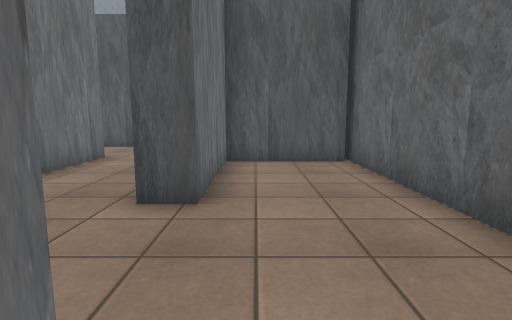
[1] (above)

17 first-person views from a walk through a 3-D level made in the Unity game engine. The camera is 1.2 m above the floor, tilts 8° down and sees 80° across. The floor is counted in squares, 1 m on a side. Each view is taken from the middle of a square. On the plan, view 1 faces up. The plan holds only what a view shows up to about 13 squares ahead; the rest is blank. The place goes on beyond the plan. The player is left out. Some surface patterns are stand-ins.

[2]
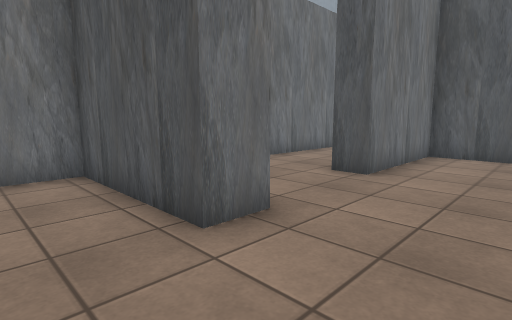

[3]
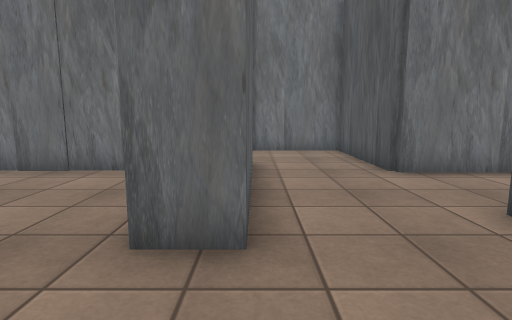

[4]
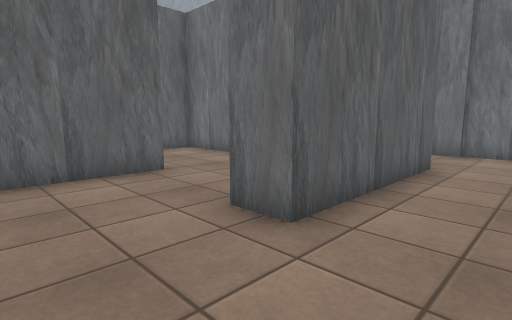

[5]
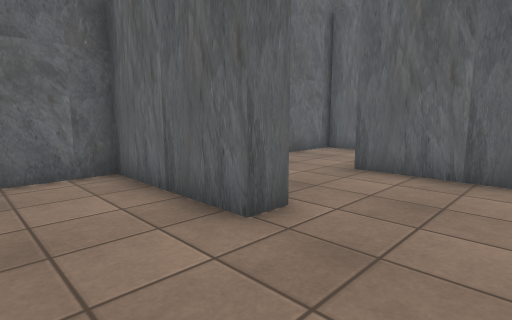

[6]
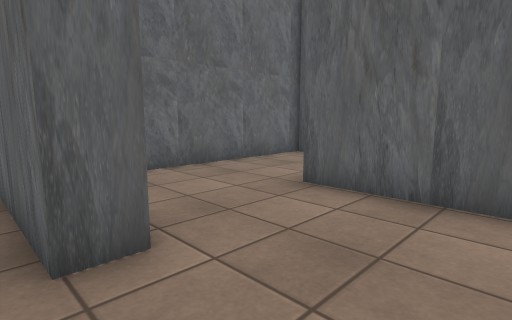

[7]
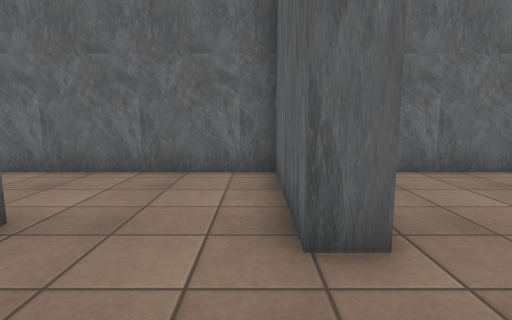

[8]
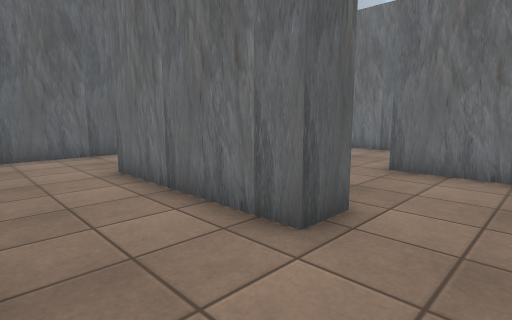

[9]
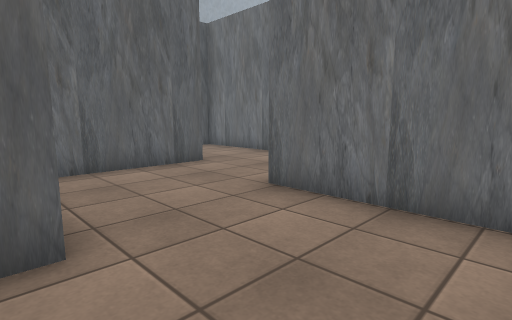

[10]
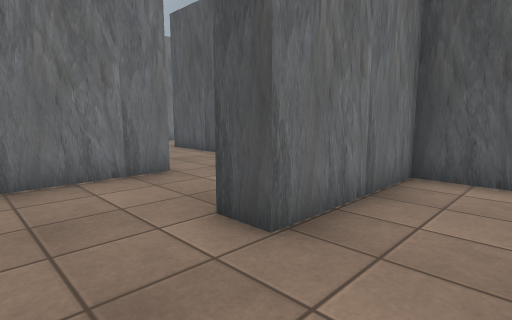

[11]
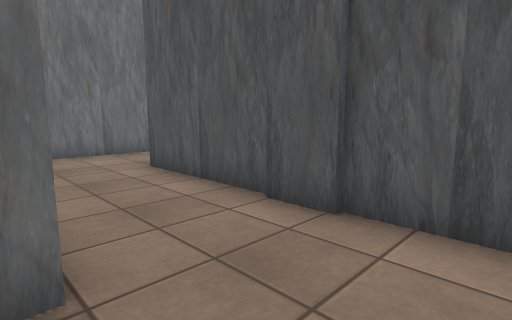

[12]
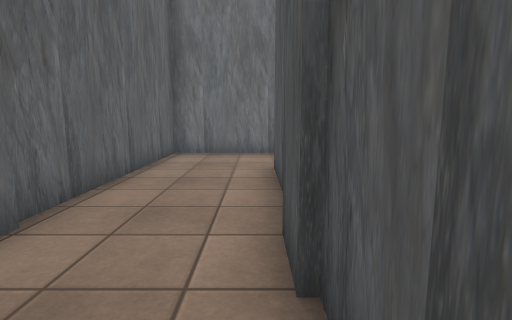

[13]
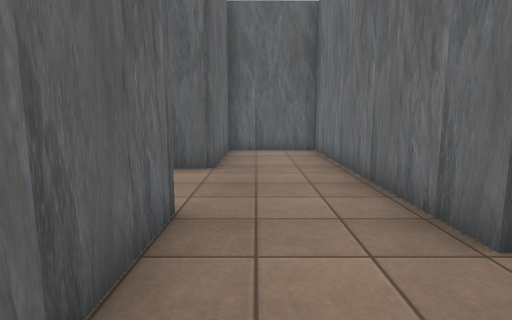

[14]
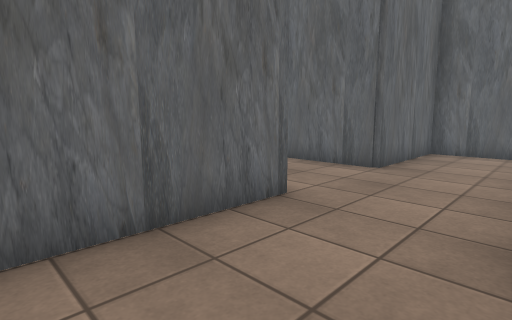

[15]
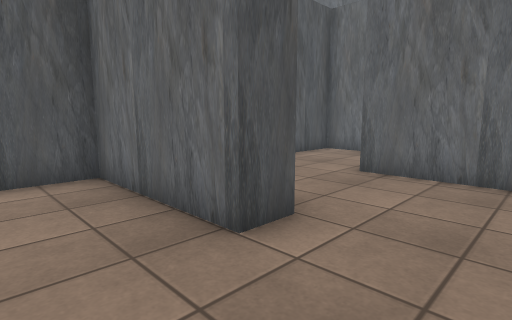

[16]
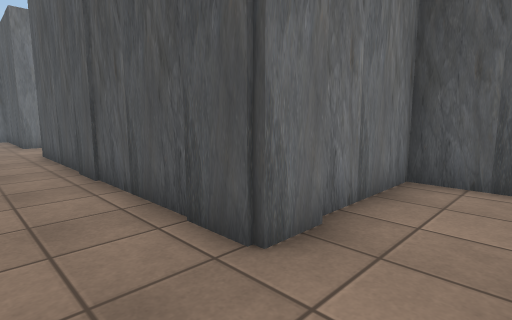

[17]
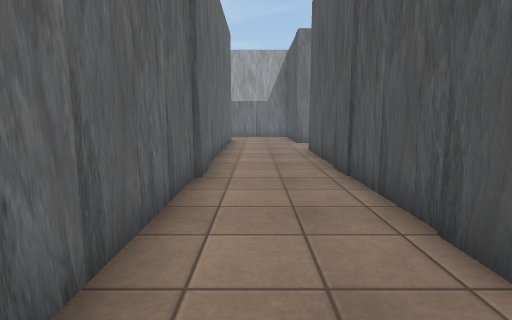

### Floor plan
Ten units are one square. View 1 is at (0, 0); x grows to the right and y downward. Boxes are objects, and circles mark ways between rooms. Rooms are numbered by the first view taken in them; rooms with no view inside come last. Other rooms are left out.
<svg viewBox="-225 -145 256 266">
<path fill="none" stroke="#000" d="M-59 -9 -7 -9 -7 1 -48 1 -48 76 -6 76M-88 -10 -88 1 -182 1M-56 -65 -56 -91 -46 -91 -46 -40 -91 -40 -91 -9M-14 42 -14 34 26 34 26 -90M-132 -84 -132 -9 -100 -9 -100 -49 -64 -49M-17 -110 -17 -124 -91 -124 -91 -83 -100 -83M25 -83 -7 -83 -7 -40 -18 -40M-198 32 -82 32M-212 -5 -212 1M14 116 26 116 26 60M-142 -94 -132 -94 -132 -84M-212 -140 -212 -91 -142 -91M-100 -83 -100 -124 -182 -124"/>
<circle cx="-115" cy="-90" r="3" fill="#2a7"/>
<text x="-60" y="-20">1</text>
<text x="-160" y="-110">2</text>
</svg>
Room 1 opens to room 2.

Where each view was taken, in squares from view 1:
view 1: 0 up, 0 right, facing up
view 2: 2 down, 2 right, facing up-left
view 3: 1 up, 2 right, facing left
view 4: 3 up, 2 right, facing down-left
view 5: 1 down, 4 left, facing down-right
view 6: 3 down, 4 left, facing down-right
view 7: 3 down, 4 left, facing right
view 8: 11 up, 2 left, facing down-left
view 9: 12 up, 5 left, facing down-left
view 10: 6 up, 7 left, facing up-left
view 11: 9 up, 11 left, facing up-left
view 12: 12 up, 11 left, facing left
view 13: 12 up, 11 left, facing down
view 14: 12 up, 13 left, facing down-right
view 15: 6 up, 12 left, facing up-right
view 16: 2 down, 7 left, facing up-left
view 17: 2 down, 7 left, facing left
